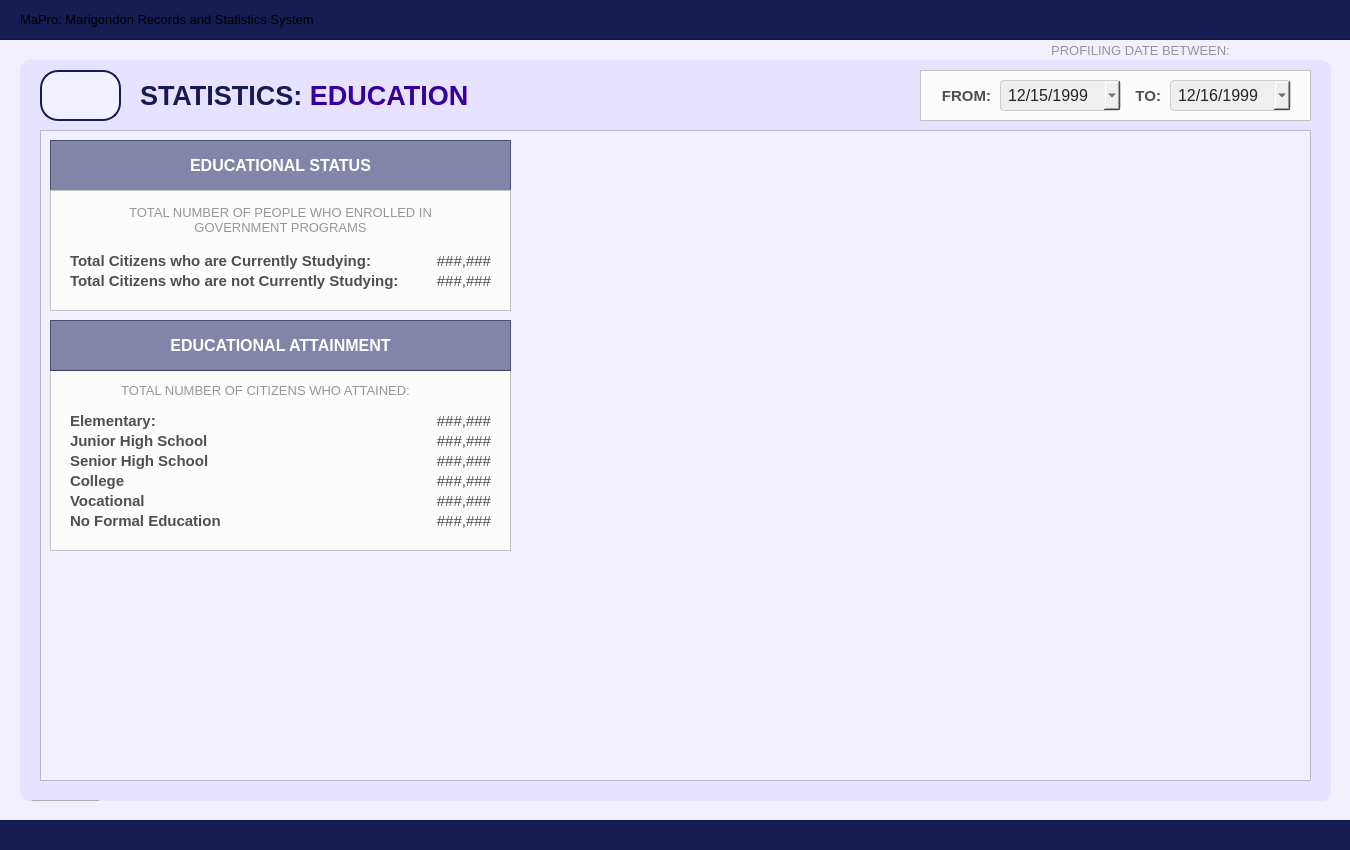
<?xml version="1.0" encoding="UTF-8"?>
<ui version="4.0">
 <class>User_dashboardWidget</class>
 <widget class="QWidget" name="User_dashboardWidget">
  <property name="geometry">
   <rect>
    <x>0</x>
    <y>0</y>
    <width>1350</width>
    <height>850</height>
   </rect>
  </property>
  <property name="sizePolicy">
   <sizepolicy hsizetype="Fixed" vsizetype="Fixed">
    <horstretch>0</horstretch>
    <verstretch>0</verstretch>
   </sizepolicy>
  </property>
  <property name="maximumSize">
   <size>
    <width>1350</width>
    <height>850</height>
   </size>
  </property>
  <property name="windowTitle">
   <string>Form</string>
  </property>
  <property name="styleSheet">
   <string notr="true">#User_dashboardWidget{
	background-color: #f2efff;
}</string>
  </property>
  <widget class="QFrame" name="border_blueLines1">
   <property name="geometry">
    <rect>
     <x>-10</x>
     <y>-1</y>
     <width>1371</width>
     <height>41</height>
    </rect>
   </property>
   <property name="styleSheet">
    <string notr="true">#border_blueLines1{
	background-color: #141c52;
}
</string>
   </property>
   <property name="frameShape">
    <enum>QFrame::Shape::StyledPanel</enum>
   </property>
   <property name="frameShadow">
    <enum>QFrame::Shadow::Raised</enum>
   </property>
   <widget class="QLabel" name="app_title">
    <property name="geometry">
     <rect>
      <x>30</x>
      <y>0</y>
      <width>1301</width>
      <height>41</height>
     </rect>
    </property>
    <property name="font">
     <font>
      <family>Arial</family>
      <pointsize>10</pointsize>
      <bold>false</bold>
     </font>
    </property>
    <property name="styleSheet">
     <string notr="true">#app_title {
	background-color: transparent;
	color: #white;
}
</string>
    </property>
    <property name="text">
     <string>MaPro: Marigondon Records and Statistics System</string>
    </property>
    <property name="alignment">
     <set>Qt::AlignmentFlag::AlignLeading|Qt::AlignmentFlag::AlignLeft|Qt::AlignmentFlag::AlignVCenter</set>
    </property>
   </widget>
  </widget>
  <widget class="QFrame" name="border_blueLines2">
   <property name="geometry">
    <rect>
     <x>-10</x>
     <y>820</y>
     <width>1381</width>
     <height>31</height>
    </rect>
   </property>
   <property name="styleSheet">
    <string notr="true">#border_blueLines2{
	background-color: #141c52;
}
</string>
   </property>
   <property name="frameShape">
    <enum>QFrame::Shape::StyledPanel</enum>
   </property>
   <property name="frameShadow">
    <enum>QFrame::Shadow::Raised</enum>
   </property>
  </widget>
  <widget class="QFrame" name="baseBodyFrame">
   <property name="geometry">
    <rect>
     <x>20</x>
     <y>60</y>
     <width>1311</width>
     <height>741</height>
    </rect>
   </property>
   <property name="styleSheet">
    <string notr="true">#baseBodyFrame {
	background-color: #e7e2ff;
	border: none;
	border-radius: 10px;
}</string>
   </property>
   <property name="frameShape">
    <enum>QFrame::Shape::StyledPanel</enum>
   </property>
   <property name="frameShadow">
    <enum>QFrame::Shadow::Raised</enum>
   </property>
   <widget class="QPushButton" name="logout_buttonLogout_3">
    <property name="geometry">
     <rect>
      <x>10</x>
      <y>740</y>
      <width>71</width>
      <height>31</height>
     </rect>
    </property>
    <property name="font">
     <font>
      <family>Arial</family>
      <pointsize>8</pointsize>
      <bold>true</bold>
     </font>
    </property>
    <property name="cursor">
     <cursorShape>PointingHandCursor</cursorShape>
    </property>
    <property name="styleSheet">
     <string notr="true">#logout_buttonLogout {
    background-color: #bc1c1c;
    color: white;
    border-radius: 5px;
    padding: 10px; /* Optional: Adjusts spacing inside the button */
}
#logout_buttonLogout:hover {
    background-color: #d82020; /* Slightly lighter blue when hovered */
}
#logout_buttonLogout:pressed {
    background-color: #8c1515; /* Darker blue when clicked */
}</string>
    </property>
    <property name="text">
     <string>LOGOUT</string>
    </property>
   </widget>
   <widget class="QLabel" name="title_bodyStatistics">
    <property name="geometry">
     <rect>
      <x>120</x>
      <y>20</y>
      <width>471</width>
      <height>31</height>
     </rect>
    </property>
    <property name="font">
     <font>
      <family>Arial</family>
      <pointsize>20</pointsize>
      <bold>true</bold>
     </font>
    </property>
    <property name="styleSheet">
     <string notr="true">#title_bodyStatistics {
	background-color: transparent;
	color: #141c52;
}
</string>
    </property>
    <property name="text">
     <string>&lt;html&gt;&lt;head/&gt;&lt;body&gt;&lt;p&gt;STATISTICS: &lt;span style=&quot; color:#3600a1;&quot;&gt;EDUCATION&lt;/span&gt;&lt;/p&gt;&lt;/body&gt;&lt;/html&gt;</string>
    </property>
   </widget>
   <widget class="QFrame" name="statistics_frameBody">
    <property name="geometry">
     <rect>
      <x>20</x>
      <y>70</y>
      <width>1271</width>
      <height>651</height>
     </rect>
    </property>
    <property name="styleSheet">
     <string notr="true">#statistics_frameBody{
	background-color: #f2efff;
}</string>
    </property>
    <property name="frameShape">
     <enum>QFrame::Shape::StyledPanel</enum>
    </property>
    <property name="frameShadow">
     <enum>QFrame::Shadow::Raised</enum>
    </property>
    <widget class="QFrame" name="table_titleFrameStatistics_3">
     <property name="geometry">
      <rect>
       <x>10</x>
       <y>10</y>
       <width>461</width>
       <height>51</height>
      </rect>
     </property>
     <property name="styleSheet">
      <string notr="true">#table_titleFrameStatistics_3{
	background-color: rgba(20, 28, 82, 128)
}
</string>
     </property>
     <property name="frameShape">
      <enum>QFrame::Shape::StyledPanel</enum>
     </property>
     <property name="frameShadow">
      <enum>QFrame::Shadow::Raised</enum>
     </property>
     <widget class="QLabel" name="statistics_labelNote_3">
      <property name="geometry">
       <rect>
        <x>0</x>
        <y>0</y>
        <width>461</width>
        <height>51</height>
       </rect>
      </property>
      <property name="font">
       <font>
        <family>Arial</family>
        <pointsize>12</pointsize>
        <bold>true</bold>
       </font>
      </property>
      <property name="styleSheet">
       <string notr="true">#statistics_labelNote_3 {
	background-color: transparent;
	color: #FFFFFF;
}
</string>
      </property>
      <property name="text">
       <string>EDUCATIONAL STATUS</string>
      </property>
      <property name="alignment">
       <set>Qt::AlignmentFlag::AlignCenter</set>
      </property>
     </widget>
    </widget>
    <widget class="QFrame" name="stat_frame_beneficiaries">
     <property name="geometry">
      <rect>
       <x>10</x>
       <y>60</y>
       <width>461</width>
       <height>121</height>
      </rect>
     </property>
     <property name="styleSheet">
      <string notr="true">#stat_frame_beneficiaries{
	background-color: #fcfcfc;
}</string>
     </property>
     <property name="frameShape">
      <enum>QFrame::Shape::StyledPanel</enum>
     </property>
     <property name="frameShadow">
      <enum>QFrame::Shadow::Raised</enum>
     </property>
     <widget class="QLabel" name="bene_4Ps">
      <property name="geometry">
       <rect>
        <x>360</x>
        <y>60</y>
        <width>81</width>
        <height>21</height>
       </rect>
      </property>
      <property name="font">
       <font>
        <family>Arial</family>
        <pointsize>11</pointsize>
        <bold>false</bold>
       </font>
      </property>
      <property name="styleSheet">
       <string notr="true">#bene_4Ps {
	background-color: transparent;
	color: #4f4f4f;
}
</string>
      </property>
      <property name="text">
       <string>###,###</string>
      </property>
      <property name="alignment">
       <set>Qt::AlignmentFlag::AlignRight|Qt::AlignmentFlag::AlignTrailing|Qt::AlignmentFlag::AlignVCenter</set>
      </property>
     </widget>
     <widget class="QLabel" name="bene_label_Non4Ps">
      <property name="geometry">
       <rect>
        <x>20</x>
        <y>80</y>
        <width>331</width>
        <height>21</height>
       </rect>
      </property>
      <property name="font">
       <font>
        <family>Arial</family>
        <pointsize>11</pointsize>
        <bold>true</bold>
       </font>
      </property>
      <property name="styleSheet">
       <string notr="true">#bene_label_Non4Ps {
	background-color: transparent;
	color: #4f4f4f;
}
</string>
      </property>
      <property name="text">
       <string>Total Citizens who are not Currently Studying:</string>
      </property>
      <property name="alignment">
       <set>Qt::AlignmentFlag::AlignLeading|Qt::AlignmentFlag::AlignLeft|Qt::AlignmentFlag::AlignVCenter</set>
      </property>
     </widget>
     <widget class="QLabel" name="bene_Non4Ps">
      <property name="geometry">
       <rect>
        <x>360</x>
        <y>80</y>
        <width>81</width>
        <height>21</height>
       </rect>
      </property>
      <property name="font">
       <font>
        <family>Arial</family>
        <pointsize>11</pointsize>
        <bold>false</bold>
       </font>
      </property>
      <property name="styleSheet">
       <string notr="true">#bene_Non4Ps {
	background-color: transparent;
	color: #4f4f4f;
}
</string>
      </property>
      <property name="text">
       <string>###,###</string>
      </property>
      <property name="alignment">
       <set>Qt::AlignmentFlag::AlignRight|Qt::AlignmentFlag::AlignTrailing|Qt::AlignmentFlag::AlignVCenter</set>
      </property>
     </widget>
     <widget class="QLabel" name="bene_label_4Ps">
      <property name="geometry">
       <rect>
        <x>20</x>
        <y>60</y>
        <width>311</width>
        <height>21</height>
       </rect>
      </property>
      <property name="font">
       <font>
        <family>Arial</family>
        <pointsize>11</pointsize>
        <bold>true</bold>
       </font>
      </property>
      <property name="styleSheet">
       <string notr="true">#bene_label_4Ps {
	background-color: transparent;
	color: #4f4f4f;
}
</string>
      </property>
      <property name="text">
       <string>Total Citizens who are Currently Studying:</string>
      </property>
      <property name="alignment">
       <set>Qt::AlignmentFlag::AlignLeading|Qt::AlignmentFlag::AlignLeft|Qt::AlignmentFlag::AlignVCenter</set>
      </property>
     </widget>
     <widget class="QLabel" name="label_desc2_4">
      <property name="geometry">
       <rect>
        <x>0</x>
        <y>10</y>
        <width>461</width>
        <height>41</height>
       </rect>
      </property>
      <property name="font">
       <font>
        <family>Arial</family>
        <pointsize>10</pointsize>
       </font>
      </property>
      <property name="styleSheet">
       <string notr="true">#label_desc2_4{
	color: #969696;
}</string>
      </property>
      <property name="text">
       <string>&lt;html&gt;&lt;head/&gt;&lt;body&gt;&lt;p&gt;TOTAL NUMBER OF PEOPLE WHO ENROLLED IN &lt;br/&gt;GOVERNMENT PROGRAMS&lt;/p&gt;&lt;/body&gt;&lt;/html&gt;</string>
      </property>
      <property name="alignment">
       <set>Qt::AlignmentFlag::AlignCenter</set>
      </property>
     </widget>
    </widget>
    <widget class="QFrame" name="demo_frameEducationLevels">
     <property name="geometry">
      <rect>
       <x>10</x>
       <y>240</y>
       <width>461</width>
       <height>181</height>
      </rect>
     </property>
     <property name="styleSheet">
      <string notr="true">#demo_frameEducationLevels{
	background-color: #fcfcfc;
}</string>
     </property>
     <property name="frameShape">
      <enum>QFrame::Shape::StyledPanel</enum>
     </property>
     <property name="frameShadow">
      <enum>QFrame::Shadow::Raised</enum>
     </property>
     <widget class="QLabel" name="demo_TotalNFE">
      <property name="geometry">
       <rect>
        <x>280</x>
        <y>140</y>
        <width>161</width>
        <height>21</height>
       </rect>
      </property>
      <property name="font">
       <font>
        <family>Arial</family>
        <pointsize>11</pointsize>
        <bold>false</bold>
       </font>
      </property>
      <property name="styleSheet">
       <string notr="true">#demo_TotalNFE {
	background-color: transparent;
	color: #4f4f4f;
}
</string>
      </property>
      <property name="text">
       <string>###,###</string>
      </property>
      <property name="alignment">
       <set>Qt::AlignmentFlag::AlignRight|Qt::AlignmentFlag::AlignTrailing|Qt::AlignmentFlag::AlignVCenter</set>
      </property>
     </widget>
     <widget class="QLabel" name="demo_JHS">
      <property name="geometry">
       <rect>
        <x>280</x>
        <y>60</y>
        <width>161</width>
        <height>21</height>
       </rect>
      </property>
      <property name="font">
       <font>
        <family>Arial</family>
        <pointsize>11</pointsize>
        <bold>false</bold>
       </font>
      </property>
      <property name="styleSheet">
       <string notr="true">#demo_JHS {
	background-color: transparent;
	color: #4f4f4f;
}
</string>
      </property>
      <property name="text">
       <string>###,###</string>
      </property>
      <property name="alignment">
       <set>Qt::AlignmentFlag::AlignRight|Qt::AlignmentFlag::AlignTrailing|Qt::AlignmentFlag::AlignVCenter</set>
      </property>
     </widget>
     <widget class="QLabel" name="demo_labelCollege">
      <property name="geometry">
       <rect>
        <x>20</x>
        <y>100</y>
        <width>231</width>
        <height>21</height>
       </rect>
      </property>
      <property name="font">
       <font>
        <family>Arial</family>
        <pointsize>11</pointsize>
        <bold>true</bold>
       </font>
      </property>
      <property name="styleSheet">
       <string notr="true">#demo_labelCollege {
	background-color: transparent;
	color: #4f4f4f;
}
</string>
      </property>
      <property name="text">
       <string>College</string>
      </property>
      <property name="alignment">
       <set>Qt::AlignmentFlag::AlignLeading|Qt::AlignmentFlag::AlignLeft|Qt::AlignmentFlag::AlignVCenter</set>
      </property>
     </widget>
     <widget class="QLabel" name="demo_labelSHS">
      <property name="geometry">
       <rect>
        <x>20</x>
        <y>80</y>
        <width>231</width>
        <height>21</height>
       </rect>
      </property>
      <property name="font">
       <font>
        <family>Arial</family>
        <pointsize>11</pointsize>
        <bold>true</bold>
       </font>
      </property>
      <property name="styleSheet">
       <string notr="true">#demo_labelSHS {
	background-color: transparent;
	color: #4f4f4f;
}
</string>
      </property>
      <property name="text">
       <string>Senior High School</string>
      </property>
      <property name="alignment">
       <set>Qt::AlignmentFlag::AlignLeading|Qt::AlignmentFlag::AlignLeft|Qt::AlignmentFlag::AlignVCenter</set>
      </property>
     </widget>
     <widget class="QLabel" name="demo_Elementary">
      <property name="geometry">
       <rect>
        <x>280</x>
        <y>40</y>
        <width>161</width>
        <height>21</height>
       </rect>
      </property>
      <property name="font">
       <font>
        <family>Arial</family>
        <pointsize>11</pointsize>
        <bold>false</bold>
       </font>
      </property>
      <property name="styleSheet">
       <string notr="true">#demo_Elementary {
	background-color: transparent;
	color: #4f4f4f;
}
</string>
      </property>
      <property name="text">
       <string>###,###</string>
      </property>
      <property name="alignment">
       <set>Qt::AlignmentFlag::AlignRight|Qt::AlignmentFlag::AlignTrailing|Qt::AlignmentFlag::AlignVCenter</set>
      </property>
     </widget>
     <widget class="QLabel" name="demo_labelTotalNFE">
      <property name="geometry">
       <rect>
        <x>20</x>
        <y>140</y>
        <width>231</width>
        <height>21</height>
       </rect>
      </property>
      <property name="font">
       <font>
        <family>Arial</family>
        <pointsize>11</pointsize>
        <bold>true</bold>
       </font>
      </property>
      <property name="styleSheet">
       <string notr="true">#demo_labelTotalNFE {
	background-color: transparent;
	color: #4f4f4f;
}
</string>
      </property>
      <property name="text">
       <string>No Formal Education</string>
      </property>
      <property name="alignment">
       <set>Qt::AlignmentFlag::AlignLeading|Qt::AlignmentFlag::AlignLeft|Qt::AlignmentFlag::AlignVCenter</set>
      </property>
     </widget>
     <widget class="QLabel" name="demo_TotalVocational">
      <property name="geometry">
       <rect>
        <x>280</x>
        <y>120</y>
        <width>161</width>
        <height>21</height>
       </rect>
      </property>
      <property name="font">
       <font>
        <family>Arial</family>
        <pointsize>11</pointsize>
        <bold>false</bold>
       </font>
      </property>
      <property name="styleSheet">
       <string notr="true">#demo_TotalVocational {
	background-color: transparent;
	color: #4f4f4f;
}
</string>
      </property>
      <property name="text">
       <string>###,###</string>
      </property>
      <property name="alignment">
       <set>Qt::AlignmentFlag::AlignRight|Qt::AlignmentFlag::AlignTrailing|Qt::AlignmentFlag::AlignVCenter</set>
      </property>
     </widget>
     <widget class="QLabel" name="demo_labelTotalVocational">
      <property name="geometry">
       <rect>
        <x>20</x>
        <y>120</y>
        <width>231</width>
        <height>21</height>
       </rect>
      </property>
      <property name="font">
       <font>
        <family>Arial</family>
        <pointsize>11</pointsize>
        <bold>true</bold>
       </font>
      </property>
      <property name="styleSheet">
       <string notr="true">#demo_labelTotalVocational {
	background-color: transparent;
	color: #4f4f4f;
}
</string>
      </property>
      <property name="text">
       <string>Vocational</string>
      </property>
      <property name="alignment">
       <set>Qt::AlignmentFlag::AlignLeading|Qt::AlignmentFlag::AlignLeft|Qt::AlignmentFlag::AlignVCenter</set>
      </property>
     </widget>
     <widget class="QLabel" name="demo_labelElementary">
      <property name="geometry">
       <rect>
        <x>20</x>
        <y>40</y>
        <width>231</width>
        <height>21</height>
       </rect>
      </property>
      <property name="font">
       <font>
        <family>Arial</family>
        <pointsize>11</pointsize>
        <bold>true</bold>
       </font>
      </property>
      <property name="styleSheet">
       <string notr="true">#demo_labelElementary {
	background-color: transparent;
	color: #4f4f4f;
}
</string>
      </property>
      <property name="text">
       <string>Elementary:</string>
      </property>
      <property name="alignment">
       <set>Qt::AlignmentFlag::AlignLeading|Qt::AlignmentFlag::AlignLeft|Qt::AlignmentFlag::AlignVCenter</set>
      </property>
     </widget>
     <widget class="QLabel" name="demo_labelJHS">
      <property name="geometry">
       <rect>
        <x>20</x>
        <y>60</y>
        <width>231</width>
        <height>21</height>
       </rect>
      </property>
      <property name="font">
       <font>
        <family>Arial</family>
        <pointsize>11</pointsize>
        <bold>true</bold>
       </font>
      </property>
      <property name="styleSheet">
       <string notr="true">#demo_labelJHS {
	background-color: transparent;
	color: #4f4f4f;
}
</string>
      </property>
      <property name="text">
       <string>Junior High School</string>
      </property>
      <property name="alignment">
       <set>Qt::AlignmentFlag::AlignLeading|Qt::AlignmentFlag::AlignLeft|Qt::AlignmentFlag::AlignVCenter</set>
      </property>
     </widget>
     <widget class="QLabel" name="demo_SHS">
      <property name="geometry">
       <rect>
        <x>280</x>
        <y>80</y>
        <width>161</width>
        <height>21</height>
       </rect>
      </property>
      <property name="font">
       <font>
        <family>Arial</family>
        <pointsize>11</pointsize>
        <bold>false</bold>
       </font>
      </property>
      <property name="styleSheet">
       <string notr="true">#demo_SHS {
	background-color: transparent;
	color: #4f4f4f;
}
</string>
      </property>
      <property name="text">
       <string>###,###</string>
      </property>
      <property name="alignment">
       <set>Qt::AlignmentFlag::AlignRight|Qt::AlignmentFlag::AlignTrailing|Qt::AlignmentFlag::AlignVCenter</set>
      </property>
     </widget>
     <widget class="QLabel" name="demo_College">
      <property name="geometry">
       <rect>
        <x>280</x>
        <y>100</y>
        <width>161</width>
        <height>21</height>
       </rect>
      </property>
      <property name="font">
       <font>
        <family>Arial</family>
        <pointsize>11</pointsize>
        <bold>false</bold>
       </font>
      </property>
      <property name="styleSheet">
       <string notr="true">#demo_College {
	background-color: transparent;
	color: #4f4f4f;
}
</string>
      </property>
      <property name="text">
       <string>###,###</string>
      </property>
      <property name="alignment">
       <set>Qt::AlignmentFlag::AlignRight|Qt::AlignmentFlag::AlignTrailing|Qt::AlignmentFlag::AlignVCenter</set>
      </property>
     </widget>
     <widget class="QLabel" name="label_desc_edlev">
      <property name="geometry">
       <rect>
        <x>0</x>
        <y>10</y>
        <width>431</width>
        <height>20</height>
       </rect>
      </property>
      <property name="font">
       <font>
        <family>Arial</family>
        <pointsize>10</pointsize>
       </font>
      </property>
      <property name="styleSheet">
       <string notr="true">#label_desc_edlev{
	color: #969696;
}</string>
      </property>
      <property name="text">
       <string>TOTAL NUMBER OF CITIZENS WHO ATTAINED:</string>
      </property>
      <property name="alignment">
       <set>Qt::AlignmentFlag::AlignCenter</set>
      </property>
     </widget>
    </widget>
    <widget class="QFrame" name="table_titleFrameStatistics3">
     <property name="geometry">
      <rect>
       <x>10</x>
       <y>190</y>
       <width>461</width>
       <height>51</height>
      </rect>
     </property>
     <property name="styleSheet">
      <string notr="true">#table_titleFrameStatistics3{
	background-color: rgba(20, 28, 82, 128)
}
</string>
     </property>
     <property name="frameShape">
      <enum>QFrame::Shape::StyledPanel</enum>
     </property>
     <property name="frameShadow">
      <enum>QFrame::Shadow::Raised</enum>
     </property>
     <widget class="QLabel" name="statistics_labelNote_4">
      <property name="geometry">
       <rect>
        <x>0</x>
        <y>0</y>
        <width>461</width>
        <height>51</height>
       </rect>
      </property>
      <property name="font">
       <font>
        <family>Arial</family>
        <pointsize>12</pointsize>
        <bold>true</bold>
       </font>
      </property>
      <property name="styleSheet">
       <string notr="true">#statistics_labelNote_4 {
	background-color: transparent;
	color: #FFFFFF;
}
</string>
      </property>
      <property name="text">
       <string>EDUCATIONAL ATTAINMENT</string>
      </property>
      <property name="alignment">
       <set>Qt::AlignmentFlag::AlignCenter</set>
      </property>
     </widget>
    </widget>
   </widget>
   <widget class="QToolButton" name="btn_returnToStatisticsPage">
    <property name="geometry">
     <rect>
      <x>20</x>
      <y>10</y>
      <width>81</width>
      <height>51</height>
     </rect>
    </property>
    <property name="styleSheet">
     <string notr="true">#btn_returnToStatisticsPage {
    background-color: #f2efff;
    color: #141c52;
	border: 2px solid #141c52; 
	border-radius: 18px;
	text-align: left;
    padding: 10px; /* Optional: Adjusts spacing inside the button */
}
#btn_returnToStatisticsPage:hover {
    background-color: #fdfdff; /* Slightly lighter blue when hovered */
}
#btn_returnToStatisticsPage:pressed {
    background-color: #e7e5f4; /* Darker blue when clicked */
}

</string>
    </property>
    <property name="text">
     <string/>
    </property>
    <property name="icon">
     <iconset>
      <normaloff>../../../Assets/FuncIcons/img_return.png</normaloff>../../../Assets/FuncIcons/img_return.png</iconset>
    </property>
    <property name="iconSize">
     <size>
      <width>25</width>
      <height>25</height>
     </size>
    </property>
   </widget>
   <widget class="QFrame" name="demo_frameOthers_3">
    <property name="geometry">
     <rect>
      <x>900</x>
      <y>10</y>
      <width>391</width>
      <height>51</height>
     </rect>
    </property>
    <property name="styleSheet">
     <string notr="true">#demo_frameOthers_3{
	background-color: #fcfcfc;
}</string>
    </property>
    <property name="frameShape">
     <enum>QFrame::Shape::StyledPanel</enum>
    </property>
    <property name="frameShadow">
     <enum>QFrame::Shadow::Raised</enum>
    </property>
    <widget class="QLabel" name="label_total_indppl_2">
     <property name="geometry">
      <rect>
       <x>20</x>
       <y>100</y>
       <width>231</width>
       <height>21</height>
      </rect>
     </property>
     <property name="font">
      <font>
       <family>Arial</family>
       <pointsize>11</pointsize>
       <bold>true</bold>
      </font>
     </property>
     <property name="styleSheet">
      <string notr="true">#label_total_indppl {
	background-color: transparent;
	color: #4f4f4f;
}
</string>
     </property>
     <property name="text">
      <string/>
     </property>
     <property name="alignment">
      <set>Qt::AlignmentFlag::AlignLeading|Qt::AlignmentFlag::AlignLeft|Qt::AlignmentFlag::AlignVCenter</set>
     </property>
    </widget>
    <widget class="QDateEdit" name="filter_date_max">
     <property name="geometry">
      <rect>
       <x>250</x>
       <y>10</y>
       <width>121</width>
       <height>31</height>
      </rect>
     </property>
     <property name="font">
      <font>
       <family>Arial</family>
       <pointsize>12</pointsize>
      </font>
     </property>
     <property name="styleSheet">
      <string notr="true">#filter_date_max{
	background-color: rgb(239, 239, 239); /* Correct property name */
    color: #242424; /* Set text color to black for better contrast */
    border: 1px solid #ccc; /* Optional: Add a light border */
    padding: 5px; /* Optional: Add some padding */
    border-radius: 4px; /* Optional: Rounded corners */
}</string>
     </property>
     <property name="dateTime">
      <datetime>
       <hour>0</hour>
       <minute>0</minute>
       <second>0</second>
       <year>1999</year>
       <month>12</month>
       <day>16</day>
      </datetime>
     </property>
     <property name="displayFormat">
      <string>MM/dd/yyyy</string>
     </property>
     <property name="calendarPopup">
      <bool>true</bool>
     </property>
     <property name="currentSectionIndex">
      <number>0</number>
     </property>
     <property name="timeSpec">
      <enum>Qt::TimeSpec::UTC</enum>
     </property>
    </widget>
    <widget class="QDateEdit" name="filter_date_min">
     <property name="geometry">
      <rect>
       <x>80</x>
       <y>10</y>
       <width>121</width>
       <height>31</height>
      </rect>
     </property>
     <property name="font">
      <font>
       <family>Arial</family>
       <pointsize>12</pointsize>
      </font>
     </property>
     <property name="styleSheet">
      <string notr="true">#filter_date_min{
	background-color: rgb(239, 239, 239); /* Correct property name */
    color: #242424; /* Set text color to black for better contrast */
    border: 1px solid #ccc; /* Optional: Add a light border */
    padding: 5px; /* Optional: Add some padding */
    border-radius: 4px; /* Optional: Rounded corners */
}</string>
     </property>
     <property name="dateTime">
      <datetime>
       <hour>0</hour>
       <minute>0</minute>
       <second>0</second>
       <year>1999</year>
       <month>12</month>
       <day>15</day>
      </datetime>
     </property>
     <property name="displayFormat">
      <string>MM/dd/yyyy</string>
     </property>
     <property name="calendarPopup">
      <bool>true</bool>
     </property>
     <property name="currentSectionIndex">
      <number>0</number>
     </property>
     <property name="timeSpec">
      <enum>Qt::TimeSpec::UTC</enum>
     </property>
    </widget>
    <widget class="QLabel" name="label_total_indppl_3">
     <property name="geometry">
      <rect>
       <x>0</x>
       <y>10</y>
       <width>71</width>
       <height>31</height>
      </rect>
     </property>
     <property name="font">
      <font>
       <family>Arial</family>
       <pointsize>11</pointsize>
       <bold>true</bold>
      </font>
     </property>
     <property name="styleSheet">
      <string notr="true">#label_total_indppl_3 {
	background-color: transparent;
	color: #4f4f4f;
}
</string>
     </property>
     <property name="text">
      <string>FROM:</string>
     </property>
     <property name="alignment">
      <set>Qt::AlignmentFlag::AlignRight|Qt::AlignmentFlag::AlignTrailing|Qt::AlignmentFlag::AlignVCenter</set>
     </property>
    </widget>
    <widget class="QLabel" name="label_total_indppl_4">
     <property name="geometry">
      <rect>
       <x>210</x>
       <y>10</y>
       <width>31</width>
       <height>31</height>
      </rect>
     </property>
     <property name="font">
      <font>
       <family>Arial</family>
       <pointsize>11</pointsize>
       <bold>true</bold>
      </font>
     </property>
     <property name="styleSheet">
      <string notr="true">#label_total_indppl_4 {
	background-color: transparent;
	color: #4f4f4f;
}
</string>
     </property>
     <property name="text">
      <string>TO:</string>
     </property>
     <property name="alignment">
      <set>Qt::AlignmentFlag::AlignRight|Qt::AlignmentFlag::AlignTrailing|Qt::AlignmentFlag::AlignVCenter</set>
     </property>
    </widget>
   </widget>
  </widget>
  <widget class="QLabel" name="label_desc2_6">
   <property name="geometry">
    <rect>
     <x>1040</x>
     <y>40</y>
     <width>201</width>
     <height>21</height>
    </rect>
   </property>
   <property name="font">
    <font>
     <family>Arial</family>
     <pointsize>10</pointsize>
    </font>
   </property>
   <property name="styleSheet">
    <string notr="true">#label_desc2_6{
	color: #969696;
}</string>
   </property>
   <property name="text">
    <string>&lt;html&gt;&lt;head/&gt;&lt;body&gt;&lt;p&gt;PROFILING DATE BETWEEN:&lt;/p&gt;&lt;/body&gt;&lt;/html&gt;</string>
   </property>
   <property name="alignment">
    <set>Qt::AlignmentFlag::AlignCenter</set>
   </property>
  </widget>
 </widget>
 <resources/>
 <connections/>
</ui>
